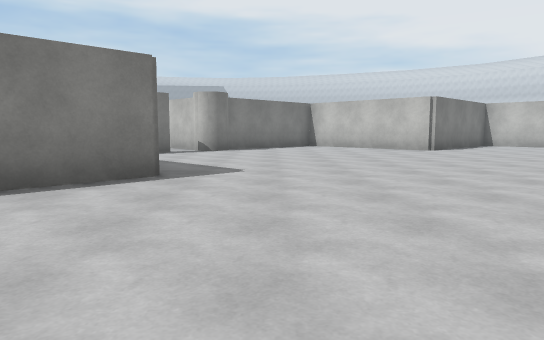
[1] (above)

23 first-person views from a walk through a scene from a Unity 3-D project. The camera is 1.2 m above the floor, tilts 6° down and sees 70° across. The floor is counted in squares, 2 m on a side. Each view is taken from the middle of a square. On the plan, view 1 faces up. The plan holds only what a view shows up to about 11 squares ahead; the rest is blank. The place goes on beyond the plan. The player character is not drawn. Surface patterns are stand-ins for the level's own textures.

[2]
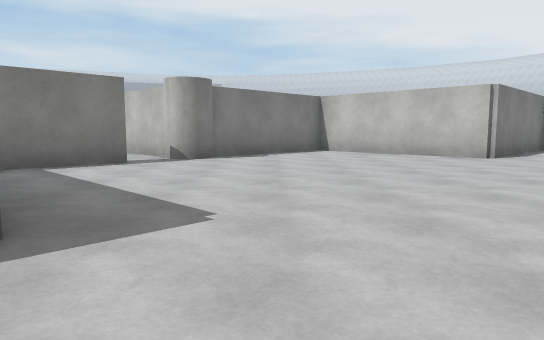

[3]
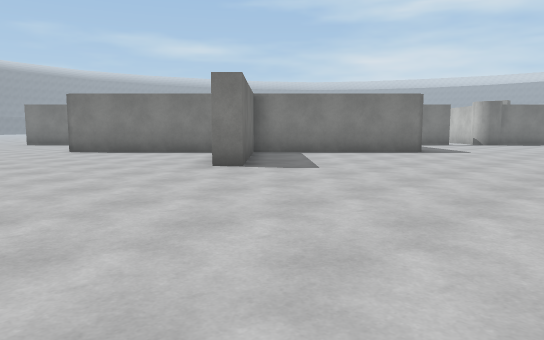

[4]
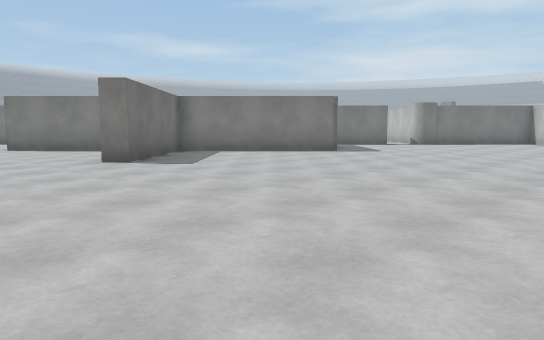

[5]
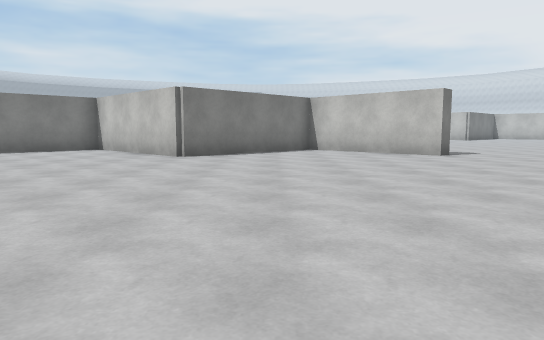

[6]
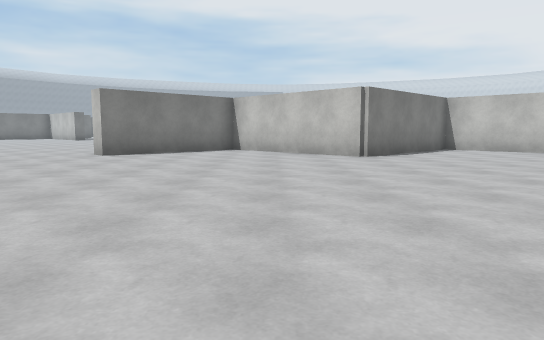

[7]
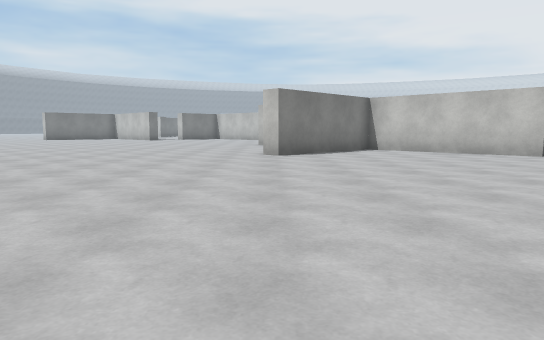

[8]
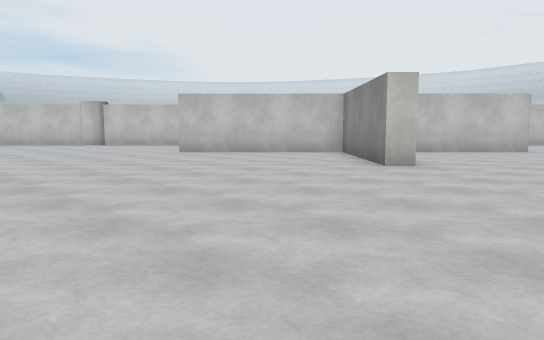

[9]
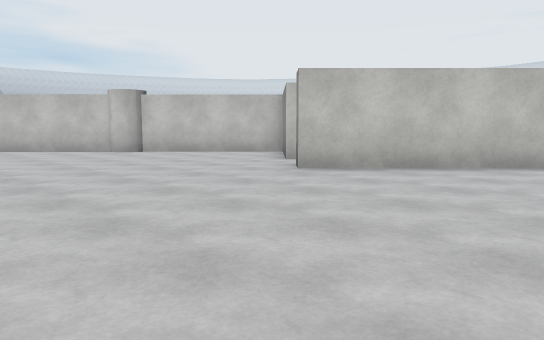

[10]
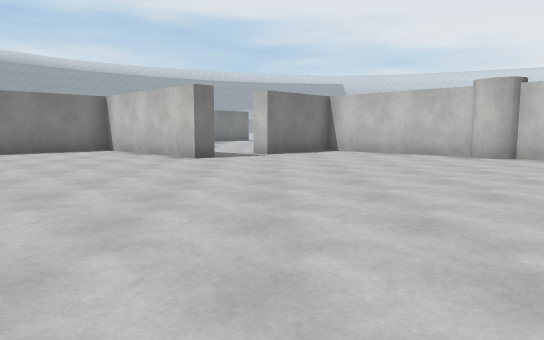

[11]
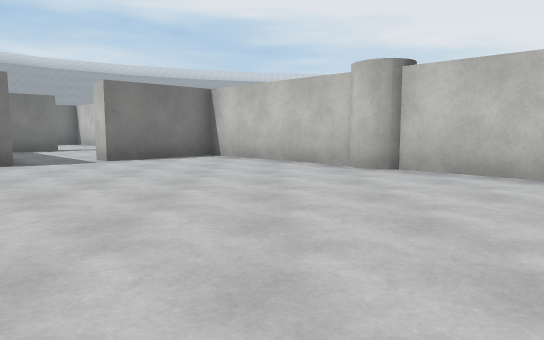

[12]
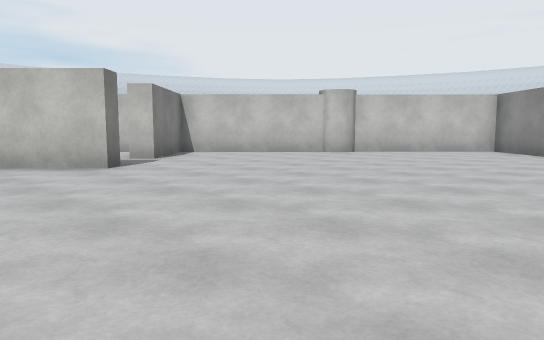

[13]
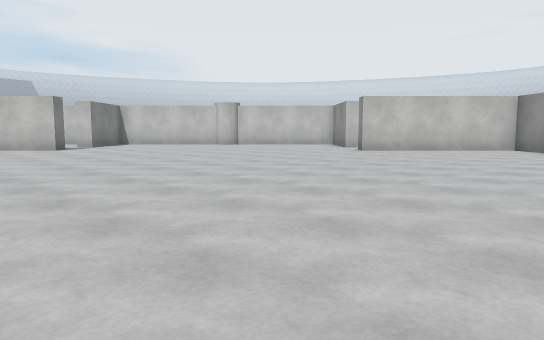

[14]
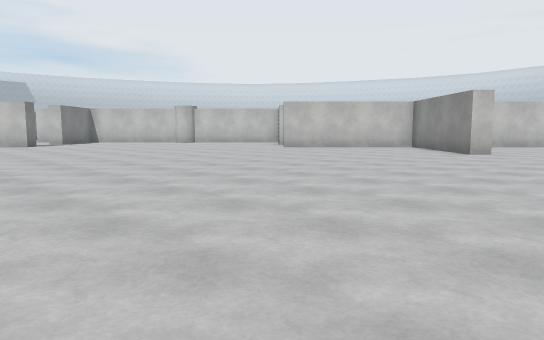

[15]
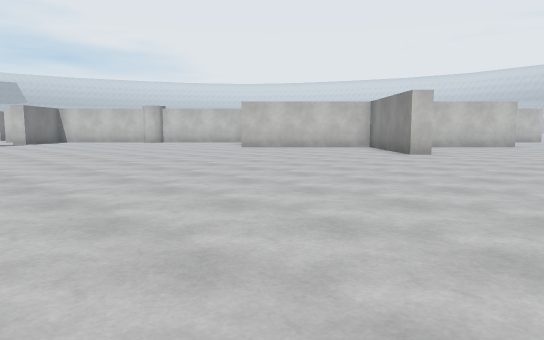

[16]
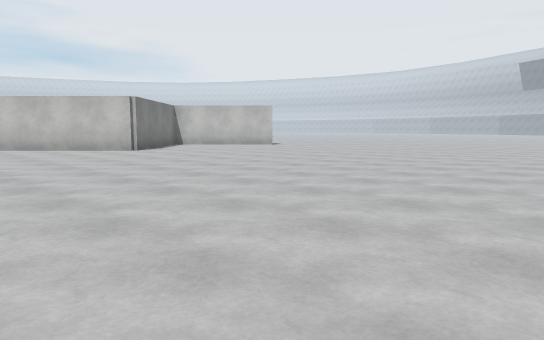

[17]
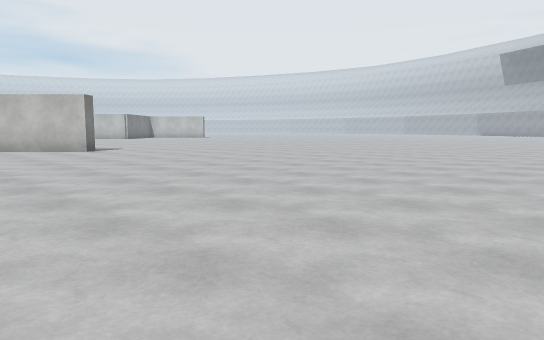

[18]
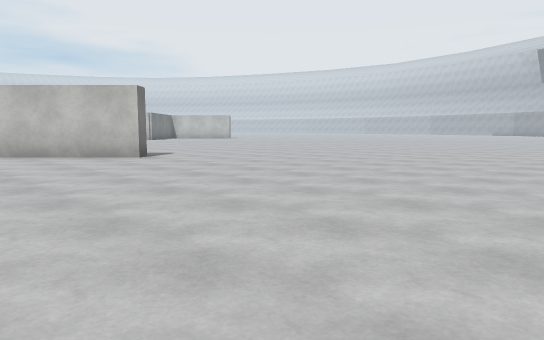

[19]
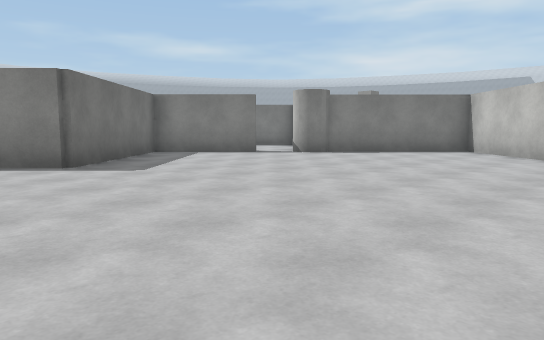

[20]
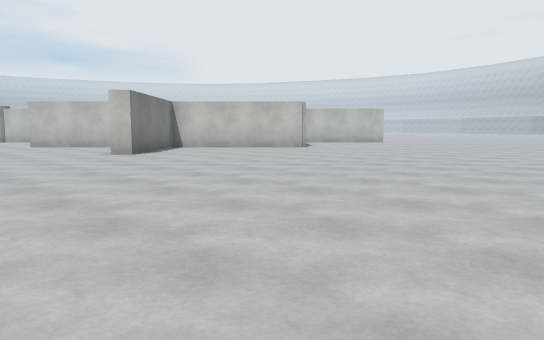

[21]
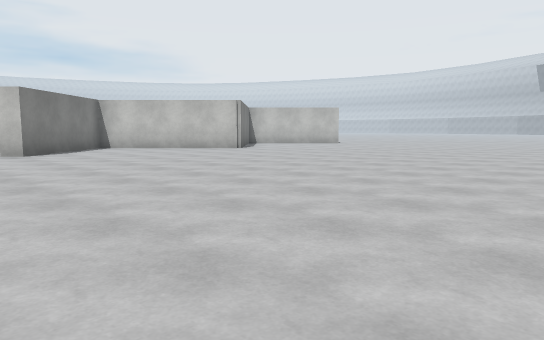

[22]
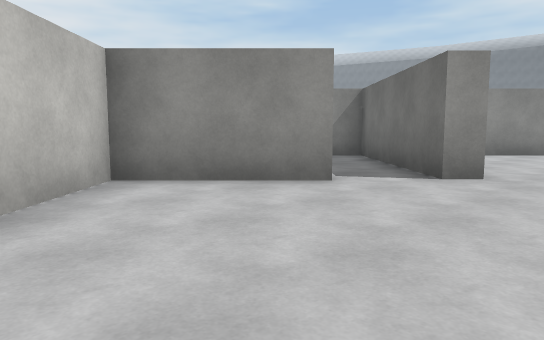

[23]
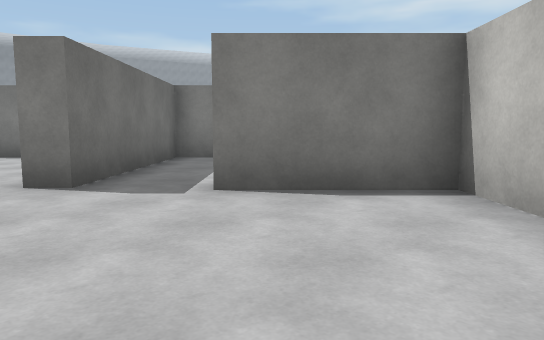

### Floor plan
Points are (right, up) in squares from view 1. A wall is a line through its corners. A room is listed if a view was taken in it or the views show most of it. See-through windows are left out.
Room 1 (views 1, 2, 3, 4, 5, 6, 7, 8, 9, 10, 11, 12, 13, 14, 15, 16, 17, 18, 19, 20, 21, 22, 23)
walls: (-11.5, 1.2) (-13.8, -1.2) (-14.2, -0.8) (-11.5, 1.9) (-14.6, 5) (-14.2, 5.4) (-11.1, 2.2); (-5.3, 1.1) (-8, -1.6) (-10.7, 1.1); (-13.4, 6.2) (-11.5, 8.1) (-13.6, 10.3); (-2.6, 10.1) (-4.5, 8.1) (-1.4, 5) (-4.5, 1.9) (-1.8, -0.8) (-2.2, -1.2) (-4.4, 1.1); (-14.7, 11.3) (-17.4, 14) (-19.1, 12.3) (-19.5, 12.7); (-21.4, 12.5) (-20.1, 11.2) (-20.5, 10.9) (-23.6, 14) (-24.5, 13.1); (5.5, 11.9) (4.5, 10.9) (1.4, 14) (-1.3, 11.3)
ways out: opening at (-20, 13) to room 2
objects: cylinder (-14, 11); cylinder (-2, 11)
Room 2 (no view inside)
walls: (-21.9, 15.8) (-23.3, 14.4) (-21.4, 12.5)
ways out: opening at (-20, 13) to room 1; gap at (-22, 16)

Where each view was taken, in squares from view 1:
view 1: 0 up, 0 right, facing up
view 2: 3 up, 0 right, facing up
view 3: 5 down, 3 right, facing up-left
view 4: 4 down, 5 right, facing up-left
view 5: 10 down, 6 left, facing up
view 6: 10 down, 10 left, facing up
view 7: 10 down, 14 left, facing up
view 8: 4 down, 20 left, facing up-right
view 9: 1 up, 19 left, facing up-right
view 10: 3 up, 19 left, facing up
view 11: 5 up, 16 left, facing up
view 12: 5 up, 23 left, facing up-right
view 13: 1 down, 24 left, facing up-right
view 14: 4 down, 24 left, facing up-right
view 15: 5 down, 23 left, facing up-right
view 16: 12 down, 13 left, facing up-right
view 17: 12 down, 6 left, facing up-right
view 18: 9 down, 6 left, facing up-right
view 19: 3 up, 5 right, facing up-left
view 20: 10 down, 18 left, facing up-right
view 21: 11 down, 16 left, facing up-right
view 22: 10 up, 16 left, facing down-right
view 23: 10 up, 16 left, facing up-left
